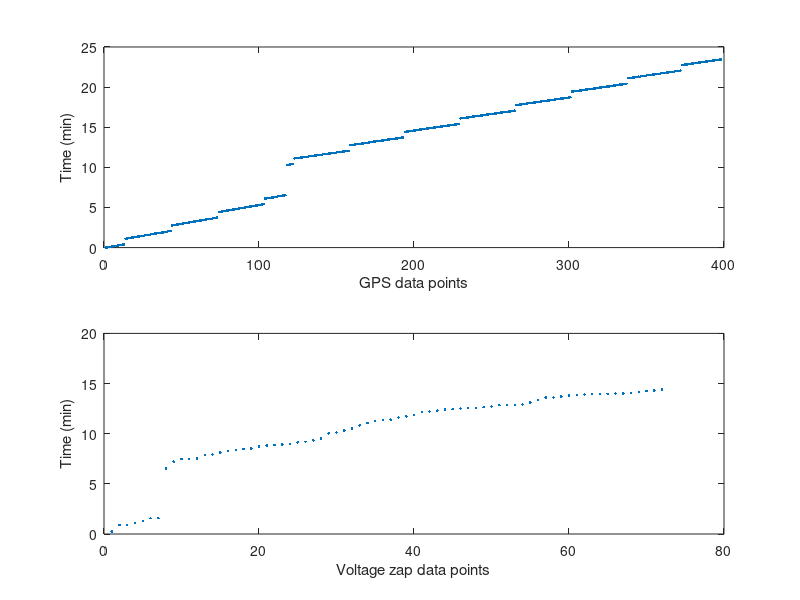
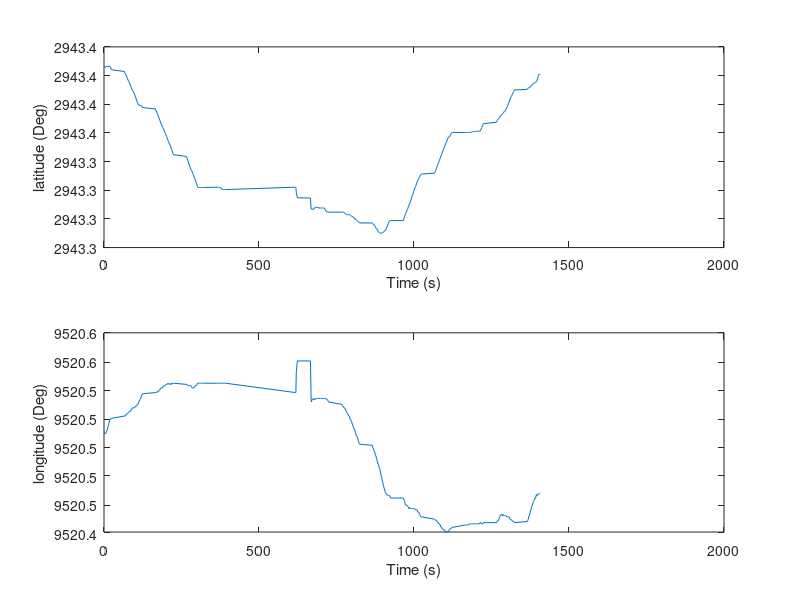
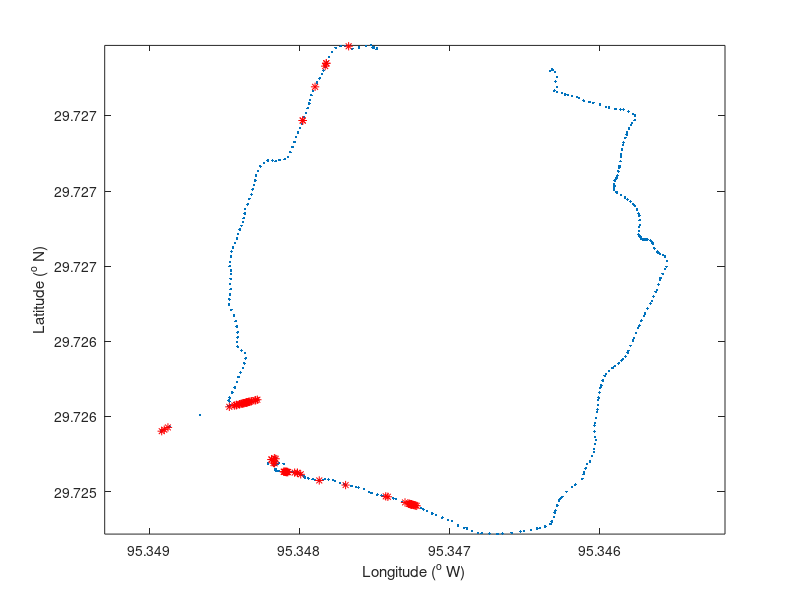

Source code (MATLAB) for these figures, in order:
function [killLat,killLon]=convertBugZapperToGPSv2
% http://www.gpsvisualizer.com/map?output_google works great with the data.
% http://aprs.gids.nl/nmea/#rmc
% http://aprs.gids.nl/nmea/#gga


% load files
%Voltage = load('Voltage.TXT');
%GPS = load('GPS_parsed.txt');
%fileID = fopen('Voltage.TXT');
%fileID = fopen('DATALOG.TXT');
                        %0.00,1,2.15,0,0.00,1,13:59:32
                             %1.89,0,1.91,0,1.97,0,1:1:6
fileID = fopen('DATALOG.TXT');voltageCell = textscan(fileID,'%f,%f,%f,%f,%f,%f,%f:%f:%f');
%voltage = cell2mat(voltageCell);
fclose(fileID);


fileID = fopen('GPSLOG_parsed.txt');%new: GPSLOG.txt
                        %030316,201002.00,2943.4070 N,9520.5025 W

                        %10135.00,2943.4068 N,9520.5108 W
gpsCell = textscan(fileID,'%f,%f N,%f W');
gps = cell2mat(gpsCell);
fclose(fileID);



[timeGps,gI]=sort(gps(:,1));
%change to same time
timeOffset =  min(timeGps);%10135;

%dateGps       = gps(gI,1);
timeGps       = timeGps-timeOffset;
lat           = gps(gI,2);
lon           = gps(gI,3);

mesh1       = voltageCell{1};
bugCount1   = voltageCell{2};
mesh2       = voltageCell{3};
bugCount2   = voltageCell{4};
mesh3       = voltageCell{5};
bugCount3   = voltageCell{6};
hh          = voltageCell{7};
mm          = voltageCell{8};
ss          = voltageCell{9};
timeInS     = 60*(60*hh+mm)+ss;%-3666;
timeInS = timeInS-min(timeInS);
%correction factor
%timeInS = timeInS*1.5;

% convert voltage data to events and times
kills2 = [diff(bugCount1)~=0;0];
% interpolate GPS readings for each kill event
killLon = interp1(timeGps(1:2:end),lon(1:2:end),timeInS(kills2>0));
killLat = interp1(timeGps(1:2:end),lat(1:2:end),timeInS(kills2>0));

% translate GPS logger data to degrees for plot
latdeg = gpsDataToDegrees(lat);
londeg = gpsDataToDegrees(lon);
killlatdeg = gpsDataToDegrees(killLat);
killlondeg = gpsDataToDegrees(killLon);

% plot timing
figure(1); clf
subplot(2,1,1)
plot(timeGps/60,'.')
ylabel('Time (min)')
xlabel('GPS data points')
subplot(2,1,2)
plot(timeInS(kills2>0)/60,'.')
ylabel('Time (min)')
xlabel('Voltage zap data points')

figure(2); clf
subplot(2,1,1)
plot(timeGps,lat)
%legend('mesh 1','mesh 2','mesh 3')
xlabel('Time (s)')
ylabel('latitude (Deg)')
subplot(2,1,2)
plot(timeGps,lon)
%legend('mesh 1','mesh 2','mesh 3')
xlabel('Time (s)')
ylabel('longitude (Deg)')

figure(3); clf
plot(londeg,latdeg,'.',killlondeg,killlatdeg,'*r')
axis equal
ax=gca;
set(ax, 'xdir','reverse')
%legend('mesh 1','mesh 2','mesh 3')
xlabel('Longitude (^o W)')
ylabel('Latitude (^o N)')

%save data to file:
% $GPRMC,010134.000,A,2943.4065,N,09520.5108,W,0.20,337.08,290316
fileID = fopen('GPSkillData.txt','w');
ph = int16(timeInS/60/60);
pm = int16(timeInS/60 - double(ph)*60);
ps = int16(timeInS - double(ph)*60*60-double(pm)*60);


fprintf(fileID,'latitude,longitude\n')
for i = 1:numel(killlondeg)
    fprintf(fileID,'%f,%f\n',killLat(i),-1*killLon(i));
    %fprintf(fileID,'$GPRMC,%02d%02d%02d,A,%f,N,%f,W,0.20,337.08,290316\n',ph(i),pm(i),ps(i),killlondeg(i),killlatdeg(i));
end
fclose(fileID);


function [gpsDegrees] = gpsDataToDegrees(gpsData)
    degrees = floor(gpsData/100);
    minutes = floor(gpsData-degrees*100);
    seconds = rem(gpsData,1)*100;
    gpsDegrees = degrees + minutes./60 + seconds./3600;
